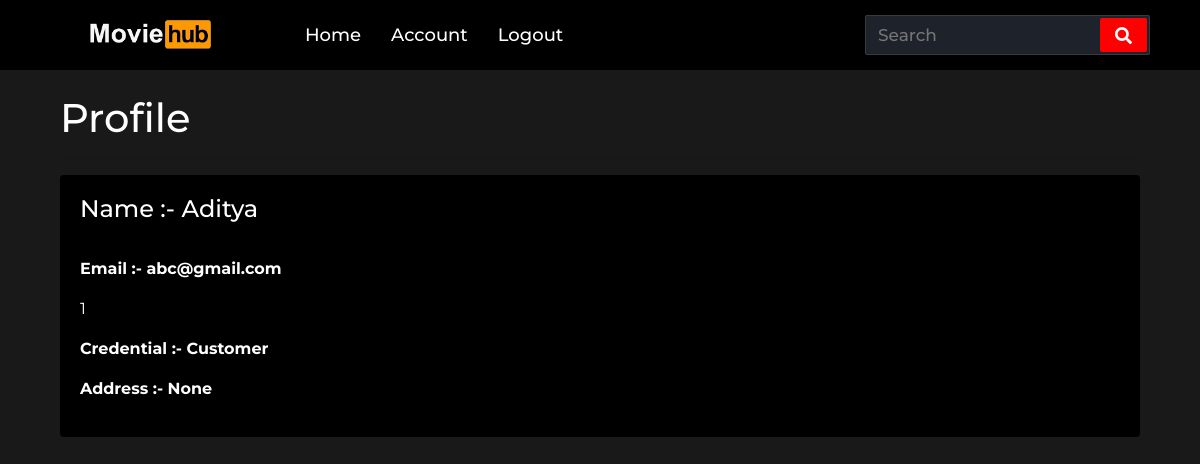
/staff/account (signed in), run on the app's committed database.
### website/models.py (models this page shows)
class User(db.Model, UserMixin):
    id = db.Column(db.Integer, primary_key=True)
    email = db.Column(db.String(150), unique=True)
    password = db.Column(db.String(150))
    first_name = db.Column(db.String(150))
    address = db.Column(db.String(150))
    cred = db.Column(db.Integer)
    movie_rent = db.relationship('Movie',secondary=user_rent, backref='user_who_rented')
    movie_buy = db.relationship('Movie',secondary=user_buy, backref='user_who_buy')
    movie_cart = db.relationship('Movie', secondary=user_cart, backref='user_who_cart')

### website/views.py (the view)
@views.route('/staff/account',methods= ["GET","POST"])
def profile_staff():
    return render_template("profile_staff.html",user=current_user)

### website/__init__.py (called while the page is built)
def create_app():
    app = Flask(__name__)
    app.config['SECRET_KEY'] = 'hjshjhdjah kjshkjdhjs'
    app.config['SQLALCHEMY_DATABASE_URI'] = f'sqlite:///{DB_NAME}'
    db.init_app(app)
    from .views import views
    from .auth import auth
    app.register_blueprint(views, url_prefix='/')
    app.register_blueprint(auth, url_prefix='/')
    from .models import User, Note, Movie
    create_database(app)
    login_manager = LoginManager()
    login_manager.login_view = 'auth.login'
    login_manager.init_app(app)
    @login_manager.user_loader
    def load_user(id):
        return User.query.get(id)
    return app

### website/templates/profile_staff.html
{% extends "base.html" %} {% block title %}Staff Profile{% endblock %}
{% block css %}
<link rel="stylesheet" href="{{ url_for('static', filename='css/accordion.css')}}">
<link rel="stylesheet" href="{{ url_for('static', filename='css/profile.css')}}">
{% endblock %}
{% block auth %}
<div class="nav-items">
    <li><a href="/staff">Home</a></li>
    <li><a href="/staff/account">Account</a></li>
    <li><a href="/logout">Logout</a></li>
</div>
{% endblock %}
{% block content %}
<div class="container">
    <div class="row">
        <div class="col">
            <br>
            <h1>Profile</h1>
            <hr>
            <div class="card">
                <div class="card-body">
                    <h4>Name :- {{ user.first_name }}</h4>
                    <hr>
                    {% if user %}
                    <p><b>Email :- {{user.email}}</b></p>
                    <p>{{user.cred}}</p>
                        {% if user.cred == 1%}
                        <p><b>Credential :- Customer</b></p>
                        {% elif user.cred == 2%}
                        <p><b>Credential :- Staff</b></p>
                        {% else %}
                        <p><b>Credential :- Manager</b></p>
                        {% endif %}
                    <p><b>Address :- {{user.address}}</b></p>
                    {% else %}
                    <p>User not found</p>
                    {% endif %}
                </div>
            </div>
            </div>
            </div>
            </div>
{% endblock %}

### website/static/css/nav.css (style rules this page uses)
* { margin: 0; padding: 0; outline: none; box-sizing: border-box; font-family: 'Montserrat', sans-serif; }
body { background: #f2f2f2; }
nav .nav-items { display: flex; flex: 1; padding: 0 0 0 40px; }
nav .nav-items li { list-style: none; padding: 0 15px; }
nav .nav-items li a { color: #fff; font-size: 18px; font-weight: 500; text-decoration: none; }

### website/static/css/profile.css (style rules this page uses)
body { background-color: rgba(0,0,0,0.9); color: white; }
.card { background-color: rgba(0,0,0); color : white; border: none; }

### data on the page
User: first_name "Aditya", email "abc@gmail.com", cred "1", address "None"
